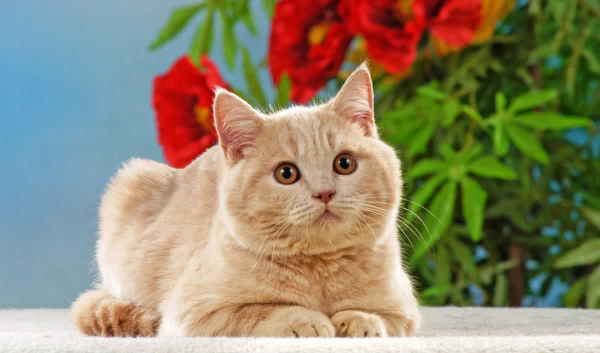
#> input picture image/cat.jpg, 600 x 353 px
$ python opencv_img07.py
#> lines starting #> are read from the running program, lines starting #| are printed output that depends on the picture; after the words box and inside, x2 and y2 are one past the last pixel; in counts of white or black regions, pixels touching at a corner belong together
import cv2
import numpy as np #c#의 리스트, 행렬이 미포함이므로, numpy 필요

#이미지 로드 기본틀
##
org = cv2.imread('./image/cat.jpg', cv2.IMREAD_REDUCED_COLOR_2) #사이즈 1/2로 축소
#> org is the input picture: shape (353, 600, 3); mean B, G, R 108.9, 135.3, 142.6
gray = cv2.cvtColor(org, cv2.COLOR_BGR2GRAY)
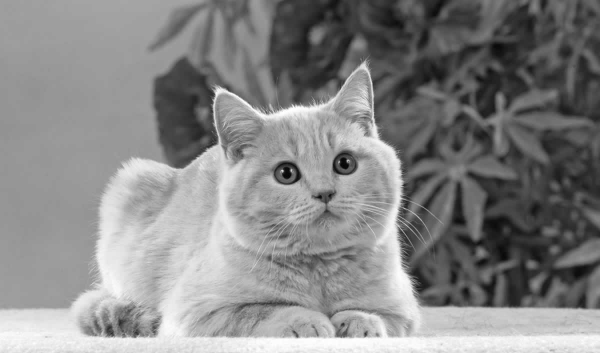
#> gray: shape (353, 600); min 3, max 255, mean 134.5
ret, bny = cv2.threshold(gray, 127, 255, 0)
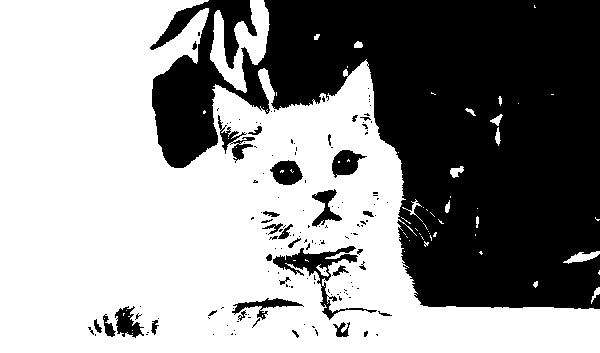
#> bny: shape (353, 600); 58% white; 150 black regions (118 under 20 px)
cont, hirc = cv2.findContours(bny, cv2.RETR_LIST, cv2.CHAIN_APPROX_SIMPLE)
#> cont = 278 contours, 224 with area under 20; largest, box (x1, y1, x2, y2) and area: (0, 0, 600, 353) 124272, (210, 0, 270, 93) 2320, (272, 245, 378, 321) 1782, (331, 149, 368, 179) 628, (269, 159, 304, 186) 624; hirc = 278 rows, first 6: [1, -1, -1, -1], [2, 0, -1, -1], [3, 1, -1, -1], [4, 2, -1, -1], [5, 3, -1, -1], [6, 4, -1, -1]

cv2.drawContours(org, cont, 0, (0, 255, 0), 2)
#> org: shape (353, 600, 3); 0.01% of pixels changed, all inside (x1, y1, x2, y2) = (374, 332, 380, 338)
cv2.imshow('result', org)

cv2.waitKey(0) #창에서 키입력 대기
cv2.destroyAllWindows() #메모리 해제
